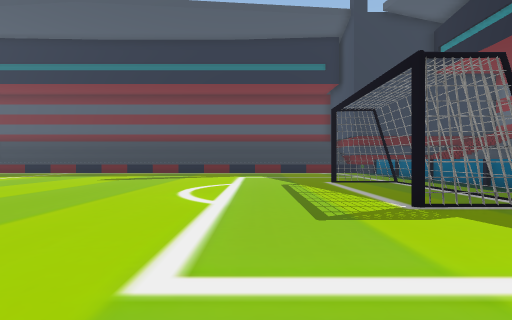
View 1 (above)

24 first-person views from a walk through a Unity game level. The camera is 1.4 m above the floor, looks level and sees 80° across. The floor is counted in squares, 2 m on a side. Each view is taken from the middle of a square. On the plan, view 1 faces up. The plan holds only what a view shows up to about 10 squares ahead; the rest is blank. The place goes on beyond the plan. The player is left out. Some animated figures are left out. Some surface patterns are stand-ins.

View 2
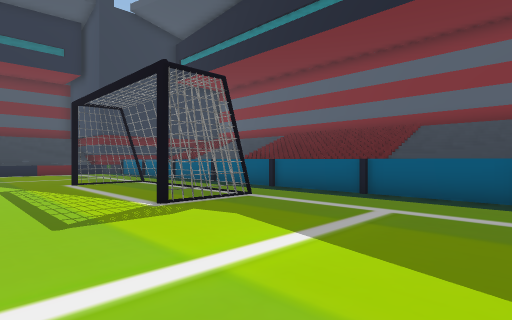

View 3
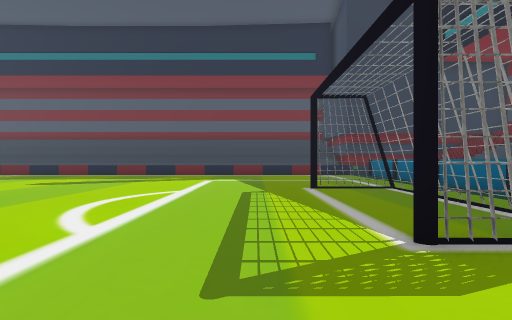

View 4
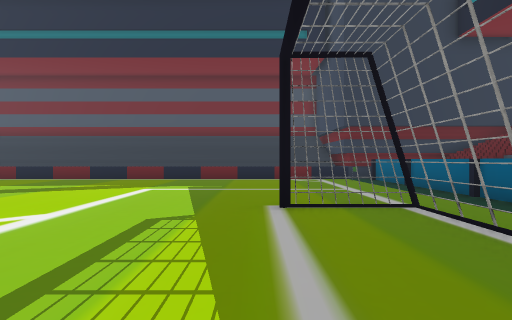

View 5
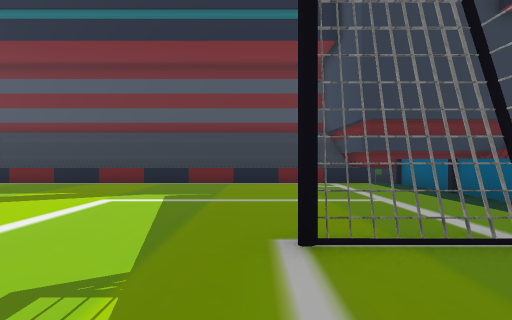

View 6
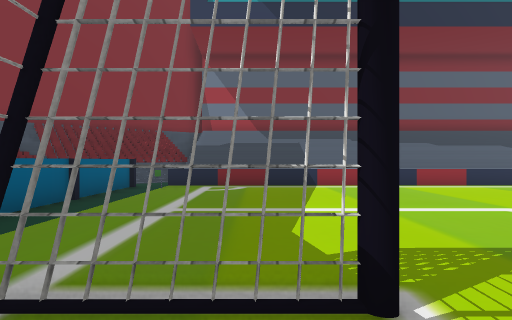

View 7
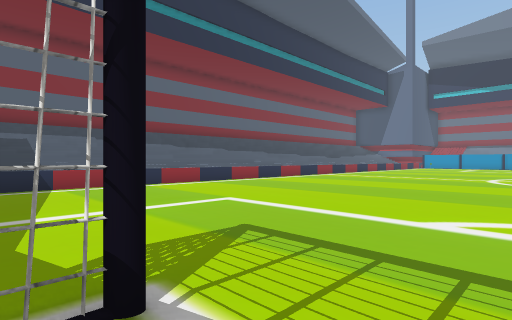

View 8
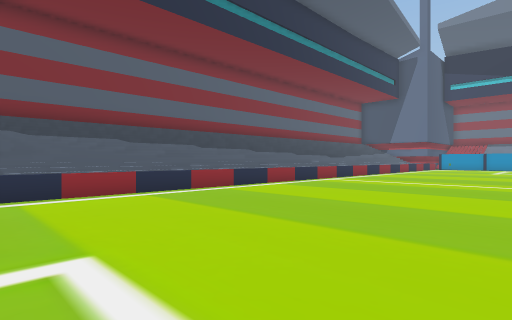

View 9
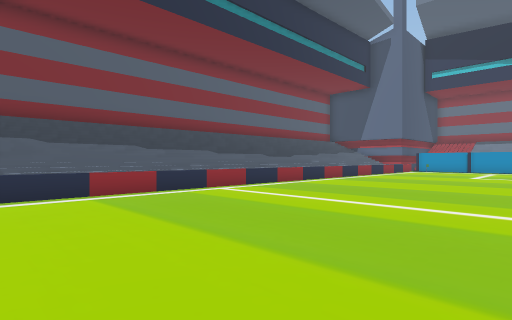

View 10
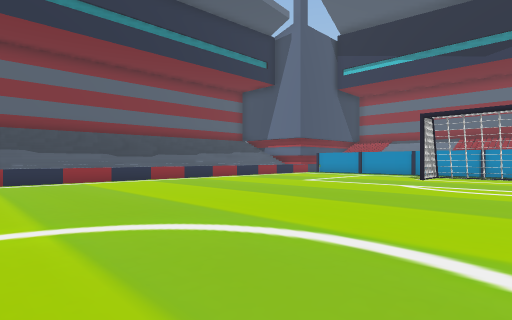

View 11
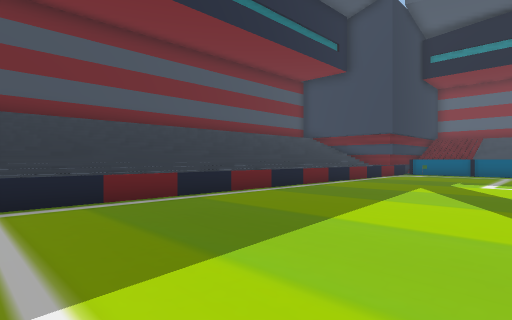

View 12
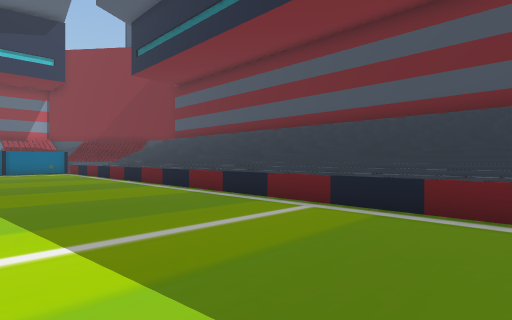

View 13
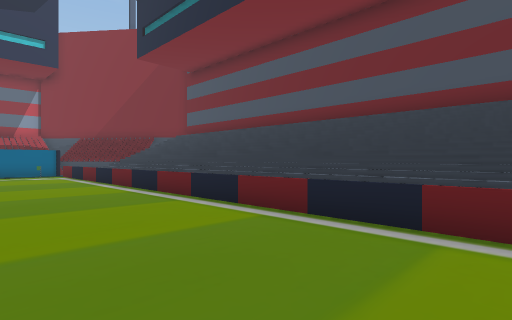

View 14
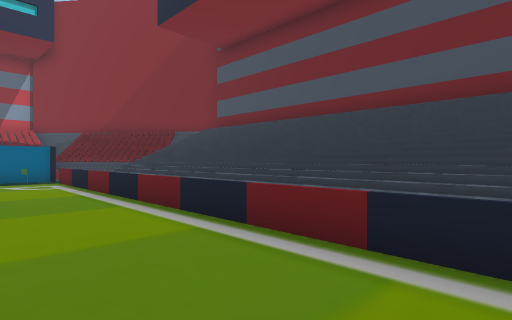

View 15
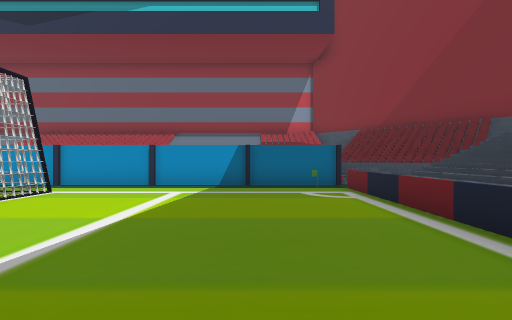

View 16
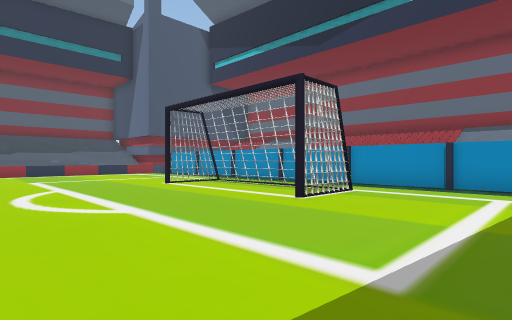

View 17
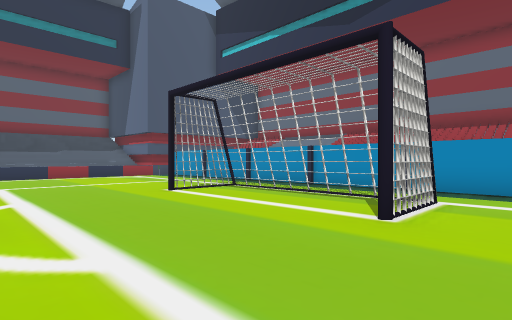

View 18
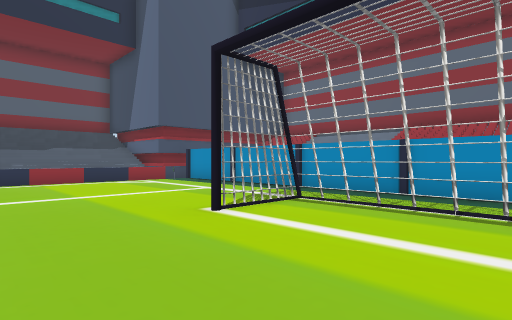

View 19
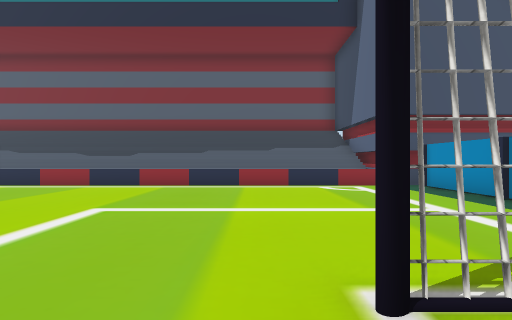

View 20
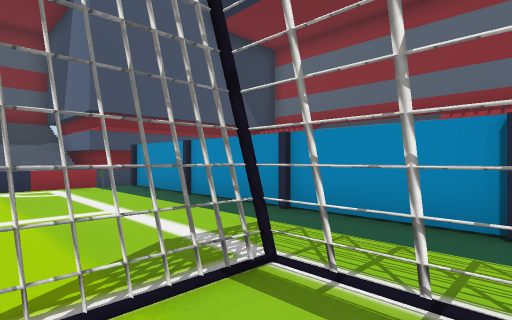

View 21
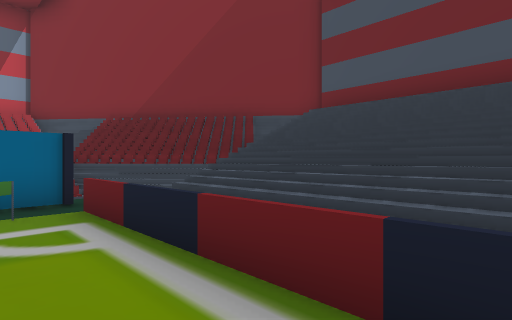

View 22
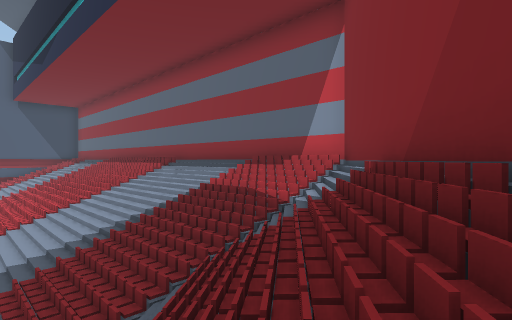

View 23
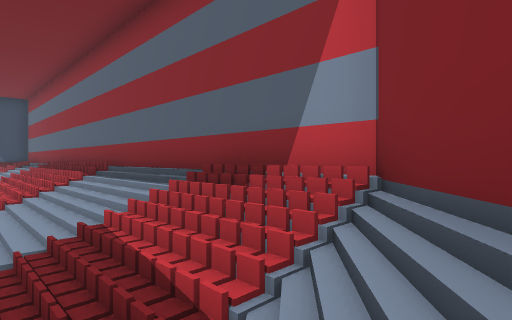

View 24
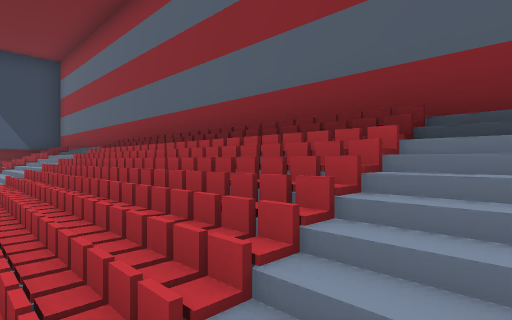

### Floor plan
Key: @ floor where view 1 was taken; # wall or solid block; . floor; / step, stairs or slope; = window, fence, low wall or low ledge; T thing the floor can be seen under or through.
Columns run from 32 left of view 1 to 6 right of it. Each row starts with its distance up from view 1.
 23       ####################
 22      ##/
 21     ##/////////////////////
 20    ##///////////////////////
 19  ###/////////////////////////
 18 ##///////////////////////////
 17 #//////                               #
 16 #/////#.==============================#
 15 #/////#...............................#
 14 #/////#...............................#
 13 #/////#...............................#
 12 #/////#.........    ..................#
 11 #/////#.........      ................#
 10 #/////#..TT.....        ...........#..#
  9 #/////#..T......         ...........T.#
  8 #/////#..T...... ......  ...........T.#
  7 #/// /#..T.............   ..........T.#
  6 #///  #..T.............    .........T.#
  5 #//   #..TT........................TT.#
  4 #//   #...............................#
  3 #//   #...............................#
  2 #//   #...............................#
  1 #//   #...............................#
  0 #//   #.........................@.....#
 -1  //   #...............................#
 -2       #===============================#
 -3    ######

Positions as (right, up) in squares from view 1, and headings:
1: (0, 0), facing up
2: (0, 0), facing up-right
3: (1, 2), facing up
4: (2, 5), facing up
5: (2, 7), facing up
6: (3, 6), facing down
7: (3, 6), facing down-left
8: (0, 4), facing down-left
9: (-5, 4), facing down-left
10: (-10, 8), facing down-left
11: (-10, 11), facing up-right
12: (-7, 12), facing up-left
13: (-10, 13), facing up-left
14: (-14, 14), facing up-left
15: (-17, 14), facing left
16: (-17, 13), facing down-left
17: (-18, 11), facing down-left
18: (-19, 8), facing down-left
19: (-21, 6), facing down
20: (-22, 6), facing down-left
21: (-20, 15), facing up-left
22: (-26, 20), facing down-left
23: (-29, 18), facing down-left
24: (-29, 11), facing down-left
